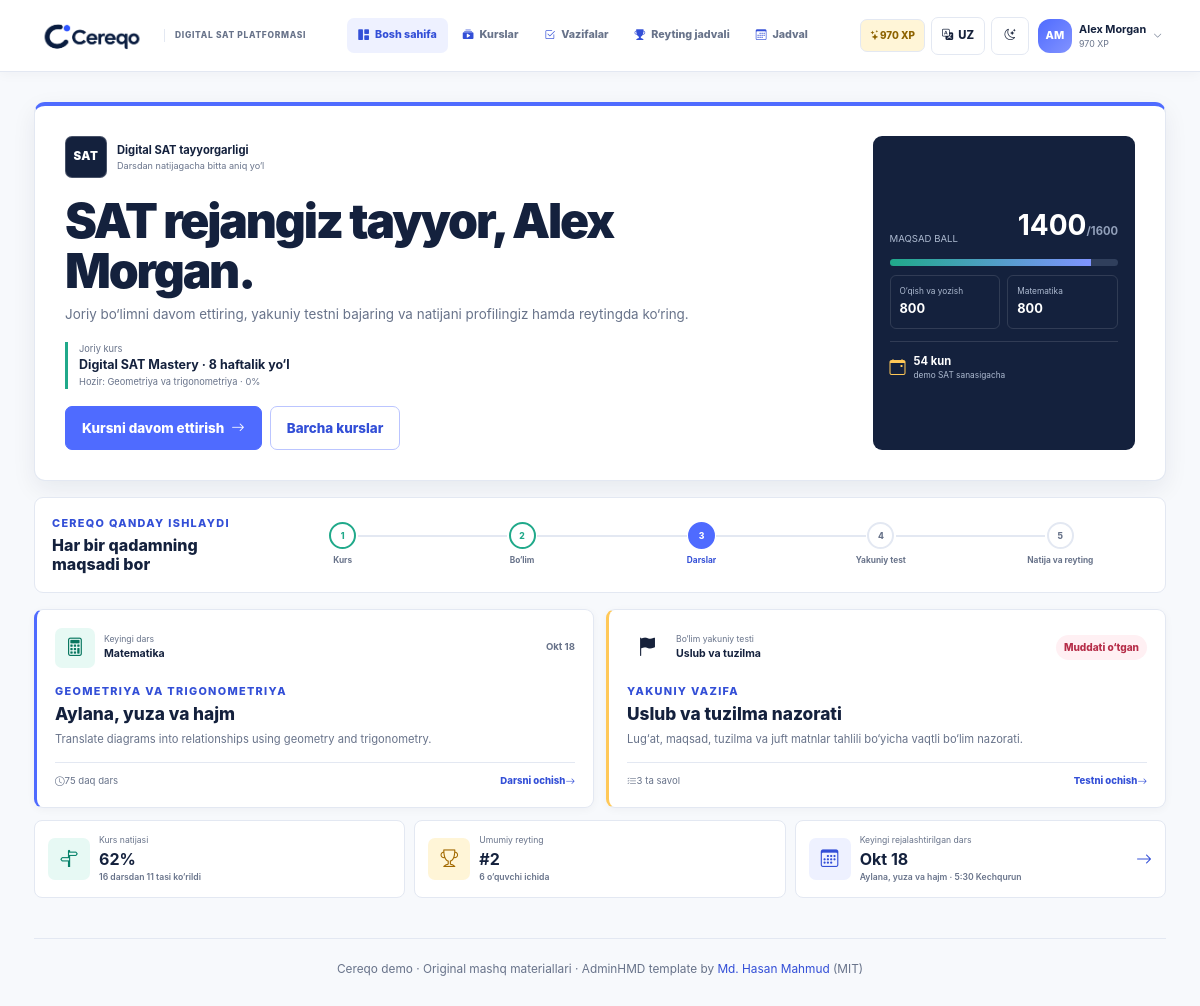
The page / on the database its author committed.
### learning/models.py (models this page shows, shortened)
class Student(models.Model):
    name = models.CharField(max_length=100, unique=True)
    initials = models.CharField(max_length=3)
    points = models.PositiveIntegerField(default=0)
    streak = models.PositiveIntegerField(default=0)
    badge = models.CharField(max_length=80, blank=True)
    is_demo = models.BooleanField(default=False)
    class Meta:
        ordering = ["-points", "name"]
    @property
    def rank(self):
        return Student.objects.filter(points__gt=self.points).count() + 1

class Course(models.Model):
    title = models.CharField(max_length=160)
    code = models.SlugField(max_length=60, unique=True)
    description = models.TextField()
    start_date = models.DateField()
    end_date = models.DateField()
    target_score = models.PositiveSmallIntegerField(default=1400)
    is_active = models.BooleanField(default=True)
    class Meta:
        ordering = ["-is_active", "start_date", "id"]

class CourseSection(models.Model):
    SUBJECT_CHOICES = [("math", "Math"), ("rw", "Reading & Writing")]
    course = models.ForeignKey(Course, on_delete=models.CASCADE, related_name="sections")
    title = models.CharField(max_length=160)
    domain = models.CharField(max_length=120)
    subject = models.CharField(max_length=10, choices=SUBJECT_CHOICES)
    description = models.TextField()
    start_date = models.DateField()
    end_date = models.DateField()
    order = models.PositiveSmallIntegerField(default=1)
    exam_weight_percent = models.PositiveSmallIntegerField(default=25)
    class Meta:
        ordering = ["course", "order", "id"]
        constraints = [
            models.UniqueConstraint(fields=["course", "order"], name="unique_course_section_order")
        ]
    @property
    def progress_percent(self):
        lessons = self.lessons.all()
        total = lessons.count()
        return round(sum(lessons.values_list("progress_percent", flat=True)) / total) if total else 0
    def status_for(self, student):
        today = timezone.localdate()
        if self.start_date <= today <= self.end_date:
            return "current"
        if self.start_date > today:
            return "upcoming"
        checkpoint = getattr(self, "checkpoint", None)
        if checkpoint and checkpoint.status_for(student) == "completed":
            return "completed"
        if self.end_date < today:
            return "needs_attention"
        return "current"

class Lesson(models.Model):
    SUBJECT_CHOICES = [("math", "Math"), ("rw", "Reading & Writing")]
    title = models.CharField(max_length=160)
    section = models.ForeignKey(
        CourseSection, on_delete=models.CASCADE, related_name="lessons", null=True, blank=True
    )
    subject = models.CharField(max_length=10, choices=SUBJECT_CHOICES)
    topic = models.CharField(max_length=120)
    duration_minutes = models.PositiveSmallIntegerField(default=8)
    session_minutes = models.PositiveSmallIntegerField(default=75)
    summary = models.TextField()
    material = models.TextField()
    video_file = models.CharField(max_length=255, default="cereqo/video/demo-lesson-video.mp4")
    progress_percent = models.PositiveSmallIntegerField(
        default=0, validators=[MinValueValidator(0), MaxValueValidator(100)]
    )
    is_today = models.BooleanField(default=False)
    scheduled_date = models.DateField(null=True, blank=True)
    sequence = models.PositiveSmallIntegerField(default=1)
    sort_order = models.PositiveSmallIntegerField(default=0)
    class Meta:
        ordering = ["sort_order", "id"]

class Homework(models.Model):
    lesson = models.OneToOneField(Lesson, on_delete=models.CASCADE, related_name="homework")
    section = models.OneToOneField(
        CourseSection, on_delete=models.CASCADE, related_name="checkpoint", null=True, blank=True
    )
    title = models.CharField(max_length=160)
    description = models.TextField()
    deadline = models.DateTimeField()
    max_points = models.PositiveSmallIntegerField(default=100)
    sort_order = models.PositiveSmallIntegerField(default=0)
    class Meta:
        ordering = ["sort_order", "deadline"]
    def submission_for(self, student):
        return self.submissions.filter(student=student).first()
    def status_for(self, student):
        submission = self.submission_for(student)
        if submission and submission.submitted_at:
            return "completed"
        if submission and submission.answers.exists():
            return "in_progress"
        if self.deadline < timezone.now():
            return "overdue"
        return "not_started"

class AttendanceSession(models.Model):
    STATUS_CHOICES = [
        ("attended", "Attended"),
        ("missed", "Missed"),
        ("scheduled", "Scheduled"),
    ]
    date = models.DateField(unique=True)
    lesson = models.OneToOneField(
        Lesson, on_delete=models.CASCADE, related_name="attendance_session", null=True, blank=True
    )
    title = models.CharField(max_length=140)
    subject = models.CharField(max_length=40)
    start_time = models.TimeField()
    status = models.CharField(max_length=12, choices=STATUS_CHOICES)
    notes = models.TextField(blank=True)
    class Meta:
        ordering = ["date"]

### learning/views.py (the view)
# urls.py: path("", views.dashboard, name="dashboard"),
def dashboard(request):
    student = _student()
    course = Course.objects.filter(is_active=True).first()
    today = timezone.localdate()
    course_lessons = Lesson.objects.filter(section__course=course) if course else Lesson.objects.all()
    today_lesson = (
        course_lessons.filter(scheduled_date=today).first()
        or course_lessons.filter(is_today=True).first()
        or course_lessons.filter(scheduled_date__gte=today).first()
        or course_lessons.last()
    )
    cards = _homework_cards(student)
    pending = [card for card in cards if card["status"] != "completed"]
    priority = next((card for card in pending if card["status"] == "in_progress"), pending[0] if pending else None)
    config = DemoConfig.objects.first()
    countdown = max((config.exam_date - timezone.localdate()).days, 0) if config else 0
    lessons = course_lessons
    learning_progress = round(sum(item.progress_percent for item in lessons) / lessons.count()) if lessons else 0
    lessons_explored = lessons.filter(progress_percent__gt=0).count()
    section_cards = _course_section_cards(course, student) if course else []
    current_section = next(
        (item for item in section_cards if item["status"] == "current"),
        next((item for item in section_cards if item["status"] == "needs_attention"), None),
    )
    next_session = AttendanceSession.objects.select_related("lesson__section").filter(date__gte=today).first()
    return render(
        request,
        "learning/dashboard.html",
        {
            "active_nav": "home",
            "today_lesson": today_lesson,
            "pending_count": len(pending),
            "priority": priority,
            "countdown": countdown,
            "exam_date": config.exam_date if config else None,
            "learning_progress": learning_progress,
            "lessons_explored": lessons_explored,
            "lesson_count": lessons.count(),
            "course": course,
            "current_section": current_section,
            "next_session": next_session,
            "rank": student.rank,
            "student_count": Student.objects.count(),
        },
    )

### learning/context_processors.py (called while the page is built)
def demo_shell(request):
    student = Student.objects.filter(is_demo=True).first()
    return {"demo_student": student}

### learning/views.py (called while the page is built)
def _student():
    return get_object_or_404(Student, is_demo=True)

def _homework_cards(student):
    cards = []
    for homework in Homework.objects.select_related(
        "lesson", "section", "section__course"
    ).prefetch_related("submissions__answers", "questions"):
        submission = homework.submission_for(student)
        cards.append(
            {
                "homework": homework,
                "submission": submission,
                "status": homework.status_for(student),
                "answered": submission.answers.count() if submission else 0,
                "total": homework.questions.count(),
            }
        )
    return cards

def _course_section_cards(course, student):
    sections = course.sections.prefetch_related(
        "lessons", "checkpoint__submissions__answers", "checkpoint__questions"
    )
    cards = []
    for section in sections:
        checkpoint = getattr(section, "checkpoint", None)
        cards.append(
            {
                "section": section,
                "lessons": list(section.lessons.all()),
                "status": section.status_for(student),
                "progress": section.progress_percent,
                "checkpoint": checkpoint,
                "checkpoint_status": checkpoint.status_for(student) if checkpoint else None,
            }
        )
    return cards

### templates/learning/dashboard.html (shortened to what this page needs)
{% extends 'base.html' %}{% load i18n %}
{% block content %}
<section class="home-sat-hero">
  <div class="home-sat-copy">
    <div class="home-sat-label"><span class="sat-mark">SAT</span><span><strong>{% translate "Digital SAT preparation" %}</strong><small>{% translate "One clear path from lesson to result" %}</small></span></div>
    <h1>{% blocktranslate with name=demo_student.name %}Your SAT plan is ready, {{ name }}.{% endblocktranslate %}</h1>
    <p>{% translate "Continue the current section, complete its final test, and see the result reflected across your profile and ranking." %}</p>
    {% if course %}<div class="home-current-course"><span>{% translate "Current course" %}</span><strong>{% translate course.title %}</strong>{% if current_section %}<small>{% translate "Now" %}: {% translate current_section.section.domain %} · {{ current_section.progress }}%</small>{% endif %}</div>
    <div class="home-hero-actions"><a class="btn btn-primary app-btn" href="{% url 'learning:course_detail' course.id %}">{% translate "Continue course" %}<i class="bi bi-arrow-right"></i></a><a class="btn btn-outline-primary app-btn" href="{% url 'learning:learn' %}">{% translate "All courses" %}</a></div>{% endif %}
  </div>
  <div class="sat-score-visual">
    <div class="score-visual-head"><span>{% translate "Target score" %}</span><strong>{{ course.target_score|default:'1400' }}<small>/1600</small></strong></div>
    <div class="score-scale"><i style="width:{% widthratio course.target_score|default:1400 1600 100 %}%"></i><b></b></div>
    <div class="score-sections"><span><small>{% translate "Reading & Writing" %}</small><strong>800</strong></span><span><small>{% translate "Math" %}</small><strong>800</strong></span></div>
    <div class="test-countdown"><i class="bi bi-calendar-event"></i><span><strong>{% blocktranslate with days=countdown %}{{ days }} days{% endblocktranslate %}</strong><small>{% translate "until the demo SAT date" %}</small></span></div>
  </div>
</section>
<section class="learning-system" aria-label="{% translate 'Learning system' %}">
  <div class="system-title"><p class="eyebrow">{% translate "How Cereqo works" %}</p><h2>{% translate "Every step has a purpose" %}</h2></div>
  <ol><li class="done"><span>1</span><strong>{% translate "Course" %}</strong></li><li class="done"><span>2</span><strong>{% translate "Section" %}</strong></li><li class="active"><span>3</span><strong>{% translate "Lessons" %}</strong></li><li><span>4</span><strong>{% translate "Final test" %}</strong></li><li><span>5</span><strong>{% translate "Result & rank" %}</strong></li></ol>
</section>
<section class="home-focus-grid">
  {% if today_lesson %}<article class="home-focus-card lesson-focus">
    <div class="focus-card-head"><span class="task-subject-icon subject-{{ today_lesson.subject }}"><i class="bi {% if today_lesson.subject == 'math' %}bi-calculator{% else %}bi-body-text{% endif %}"></i></span><span><small>{% translate "Next lesson" %}</small><strong>{% translate today_lesson.get_subject_display %}</strong></span><b>{{ today_lesson.scheduled_date|date:'M j' }}</b></div>
    <p class="eyebrow">{% translate today_lesson.topic %}</p><h2>{% translate today_lesson.title %}</h2><p>{% translate today_lesson.summary %}</p>
    <div class="focus-footer"><span><i class="bi bi-clock"></i>{{ today_lesson.session_minutes }} {% translate "min class" %}</span><a href="{% url 'learning:lesson_detail' today_lesson.id %}">{% translate "Open lesson" %}<i class="bi bi-arrow-right"></i></a></div>
  </article>{% endif %}
  {% if priority %}<article class="home-focus-card test-focus">
    <div class="focus-card-head"><span class="task-subject-icon"><i class="bi bi-flag-fill"></i></span><span><small>{% translate "Section final test" %}</small><strong>{% translate priority.homework.section.domain %}</strong></span><b class="status-badge status-{{ priority.status }}">{% if priority.status == 'in_progress' %}{% translate "In progress" %}{% elif priority.status == 'overdue' %}{% translate "Overdue" %}{% else %}{% translate "Not started" %}{% endif %}</b></div>
    <p class="eyebrow">{% translate "Final task" %}</p><h2>{% translate priority.homework.title %}</h2><p>{% translate priority.homework.description %}</p>
    <div class="focus-footer"><span><i class="bi bi-list-check"></i>{% blocktranslate with total=priority.total %}{{ total }} questions{% endblocktranslate %}</span><a href="{% url 'learning:homework_detail' priority.homework.id %}">{% if priority.status == 'in_progress' %}{% translate "Resume" %}{% else %}{% translate "Open test" %}{% endif %}<i class="bi bi-arrow-right"></i></a></div>
  </article>{% endif %}
</section>
<section class="home-summary-row">
  <article><span class="metric-icon mint"><i class="bi bi-signpost-split"></i></span><span><small>{% translate "Course progress" %}</small><strong>{{ learning_progress }}%</strong><b></b></span></article>
  <article><span class="metric-icon yellow"><i class="bi bi-trophy"></i></span><span><small>{% translate "Overall ranking" %}</small><strong>#{{ rank }}</strong><b></b></span></article>
  {% if next_session %}<article><span class="metric-icon blue"><i class="bi bi-calendar3"></i></span><span><small>{% translate "Next scheduled class" %}</small><strong>{{ next_session.date|date:'M j' }}</strong><b>{% translate next_session.title %} · {{ next_session.start_time|time:'g:i A' }}</b></span><a href="{% url 'learning:attendance' %}" aria-label="{% translate 'Open schedule' %}"><i class="bi bi-arrow-right"></i></a></article>{% endif %}
</section>
{% endblock %}

### templates/base.html (shortened to what this page needs)
{% load static i18n %}
<!doctype html>
<html lang="{{ LANGUAGE_CODE }}">
<head>
  <link rel="stylesheet" href="{% static 'vendor/bootstrap/css/bootstrap.min.css' %}">
  <link rel="stylesheet" href="{% static 'vendor/bootstrap-icons/css/bootstrap-icons.css' %}">
  <link rel="stylesheet" href="{% static 'cereqo/css/cereqo.css' %}">
</head>
<body>
  <div class="app-shell topnav-shell">
    <header class="desktop-topbar main-navbar">
      <a class="topnav-brand" href="{% url 'learning:dashboard' %}"><img src="{% static 'cereqo/img/cereqo-logo.png' %}" alt="Cereqo"><span>{% translate "Digital SAT platform" %}</span></a>
      <nav class="desktop-main-nav" aria-label="Main navigation">{% include 'learning/_nav_links.html' %}</nav>
      <div class="topnav-actions">{% if demo_student %}<span class="topnav-xp"><i class="bi bi-stars"></i>{{ demo_student.points }} XP</span>{% endif %}{% include 'learning/_toolbar_controls.html' %}{% include 'learning/_profile_menu.html' %}</div>
    </header>
    <div class="app-main {% if course_navigation %}has-course-sidebar{% endif %}">
      <main id="main-content" class="page-content" tabindex="-1">
        {% block content %}{% endblock %}
        <footer class="page-footer">{% translate "Cereqo demo" %} · {% translate "Original practice content" %} · AdminHMD template by <a href="https://github.com/HasanMahmudDev" target="_blank" rel="noreferrer">Md. Hasan Mahmud</a> (MIT)</footer>
      </main>
    </div>
  </div>
</body>
</html>

### templates/learning/_profile_menu.html (shortened to what this page needs)
{% load i18n %}
{% if demo_student %}<div class="dropdown profile-menu">
  <button class="profile-trigger" type="button" data-bs-toggle="dropdown" aria-expanded="false" aria-label="{% translate 'Open profile menu' %}"><span class="avatar avatar-sm">{{ demo_student.initials }}</span><span class="profile-trigger-copy"><strong>{{ demo_student.name }}</strong><small>{{ demo_student.points }} XP</small></span><i class="bi bi-chevron-down"></i></button>
</div>{% endif %}

### rows shown on the page
Student: points "970", initials "AM", name "Alex Morgan"
Course: target_score "1400"
Lesson: scheduled_date "Okt 18", session_minutes "75"
AttendanceSession: date "Okt 18", start_time "5:30 Kechqurun"

### other values the page prints
{{ LANGUAGE_CODE|upper }} "UZ"
{{ current_section.progress }} "0"
{{ learning_progress }} "62"
{{ rank }} "2"
